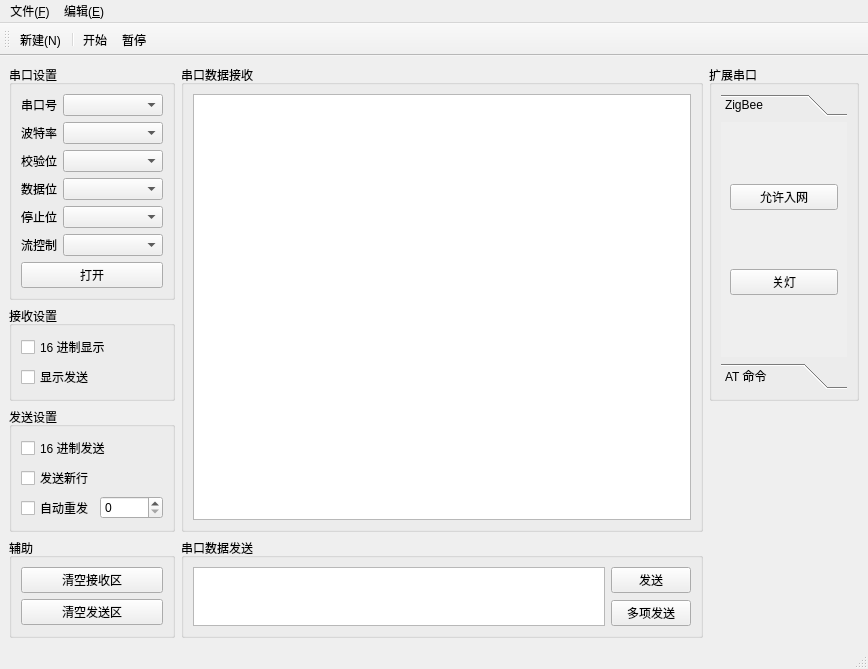
<?xml version="1.0" encoding="UTF-8"?>
<ui version="4.0">
 <class>UartDebug</class>
 <widget class="QMainWindow" name="UartDebug">
  <property name="geometry">
   <rect>
    <x>0</x>
    <y>0</y>
    <width>868</width>
    <height>636</height>
   </rect>
  </property>
  <property name="windowTitle">
   <string>MainWindow</string>
  </property>
  <widget class="QWidget" name="centralwidget">
   <layout class="QGridLayout" name="gridLayout_4">
    <item row="0" column="0">
     <widget class="QGroupBox" name="groupBox">
      <property name="maximumSize">
       <size>
        <width>16777215</width>
        <height>300</height>
       </size>
      </property>
      <property name="title">
       <string>串口设置</string>
      </property>
      <layout class="QGridLayout" name="gridLayout_2">
       <item row="2" column="0">
        <layout class="QHBoxLayout" name="horizontalLayout_3">
         <item>
          <widget class="QLabel" name="label_3">
           <property name="text">
            <string>校验位</string>
           </property>
          </widget>
         </item>
         <item>
          <widget class="QComboBox" name="DPaityCmb">
           <property name="minimumSize">
            <size>
             <width>100</width>
             <height>0</height>
            </size>
           </property>
          </widget>
         </item>
        </layout>
       </item>
       <item row="4" column="0">
        <layout class="QHBoxLayout" name="horizontalLayout_5">
         <item>
          <widget class="QLabel" name="label_6">
           <property name="text">
            <string>停止位</string>
           </property>
          </widget>
         </item>
         <item>
          <widget class="QComboBox" name="StopBCmb">
           <property name="minimumSize">
            <size>
             <width>100</width>
             <height>0</height>
            </size>
           </property>
          </widget>
         </item>
        </layout>
       </item>
       <item row="5" column="0">
        <layout class="QHBoxLayout" name="horizontalLayout_6">
         <item>
          <widget class="QLabel" name="label_5">
           <property name="text">
            <string>流控制</string>
           </property>
          </widget>
         </item>
         <item>
          <widget class="QComboBox" name="FlowCtrlCmb">
           <property name="minimumSize">
            <size>
             <width>100</width>
             <height>0</height>
            </size>
           </property>
          </widget>
         </item>
        </layout>
       </item>
       <item row="1" column="0">
        <layout class="QHBoxLayout" name="horizontalLayout_2">
         <item>
          <widget class="QLabel" name="label_2">
           <property name="text">
            <string>波特率</string>
           </property>
          </widget>
         </item>
         <item>
          <widget class="QComboBox" name="baudRCmb">
           <property name="sizePolicy">
            <sizepolicy hsizetype="Preferred" vsizetype="Fixed">
             <horstretch>0</horstretch>
             <verstretch>0</verstretch>
            </sizepolicy>
           </property>
           <property name="minimumSize">
            <size>
             <width>100</width>
             <height>0</height>
            </size>
           </property>
          </widget>
         </item>
        </layout>
       </item>
       <item row="6" column="0">
        <widget class="QPushButton" name="OnOffBtn">
         <property name="text">
          <string>打开</string>
         </property>
        </widget>
       </item>
       <item row="0" column="0">
        <layout class="QHBoxLayout" name="horizontalLayout">
         <item>
          <widget class="QLabel" name="label">
           <property name="text">
            <string>串口号</string>
           </property>
          </widget>
         </item>
         <item>
          <widget class="QComboBox" name="PortNumCmb">
           <property name="sizePolicy">
            <sizepolicy hsizetype="Preferred" vsizetype="Fixed">
             <horstretch>0</horstretch>
             <verstretch>0</verstretch>
            </sizepolicy>
           </property>
           <property name="minimumSize">
            <size>
             <width>100</width>
             <height>0</height>
            </size>
           </property>
           <property name="maximumSize">
            <size>
             <width>1</width>
             <height>16777215</height>
            </size>
           </property>
          </widget>
         </item>
        </layout>
       </item>
       <item row="3" column="0">
        <layout class="QHBoxLayout" name="horizontalLayout_4">
         <item>
          <widget class="QLabel" name="label_4">
           <property name="text">
            <string>数据位</string>
           </property>
          </widget>
         </item>
         <item>
          <widget class="QComboBox" name="DataBCmb">
           <property name="minimumSize">
            <size>
             <width>100</width>
             <height>0</height>
            </size>
           </property>
          </widget>
         </item>
        </layout>
       </item>
      </layout>
     </widget>
    </item>
    <item row="0" column="2" rowspan="2">
     <widget class="QGroupBox" name="groupBox_6">
      <property name="maximumSize">
       <size>
        <width>150</width>
        <height>16777215</height>
       </size>
      </property>
      <property name="title">
       <string>扩展串口</string>
      </property>
      <layout class="QVBoxLayout" name="verticalLayout_3">
       <item>
        <widget class="QToolBox" name="toolBox">
         <property name="currentIndex">
          <number>0</number>
         </property>
         <widget class="QWidget" name="page">
          <property name="geometry">
           <rect>
            <x>0</x>
            <y>0</y>
            <width>126</width>
            <height>196</height>
           </rect>
          </property>
          <attribute name="label">
           <string>ZigBee</string>
          </attribute>
          <layout class="QVBoxLayout" name="verticalLayout_2">
           <item>
            <widget class="QPushButton" name="permitJoinBtn">
             <property name="text">
              <string>允许入网</string>
             </property>
            </widget>
           </item>
           <item>
            <widget class="QPushButton" name="lightOFF">
             <property name="text">
              <string>关灯</string>
             </property>
            </widget>
           </item>
          </layout>
         </widget>
         <widget class="QWidget" name="page_2">
          <property name="geometry">
           <rect>
            <x>0</x>
            <y>0</y>
            <width>126</width>
            <height>196</height>
           </rect>
          </property>
          <attribute name="label">
           <string>AT 命令</string>
          </attribute>
         </widget>
        </widget>
       </item>
      </layout>
     </widget>
    </item>
    <item row="1" column="0">
     <widget class="QGroupBox" name="groupBox_4">
      <property name="maximumSize">
       <size>
        <width>16777215</width>
        <height>100</height>
       </size>
      </property>
      <property name="title">
       <string>接收设置</string>
      </property>
      <layout class="QVBoxLayout" name="verticalLayout_5">
       <item>
        <widget class="QCheckBox" name="HexReceiveBtn">
         <property name="text">
          <string>16 进制显示</string>
         </property>
        </widget>
       </item>
       <item>
        <widget class="QCheckBox" name="viewSendBtn">
         <property name="text">
          <string>显示发送</string>
         </property>
        </widget>
       </item>
      </layout>
     </widget>
    </item>
    <item row="3" column="0">
     <widget class="QGroupBox" name="groupBox_7">
      <property name="maximumSize">
       <size>
        <width>16777215</width>
        <height>100</height>
       </size>
      </property>
      <property name="title">
       <string>辅助</string>
      </property>
      <layout class="QVBoxLayout" name="verticalLayout_4">
       <item>
        <widget class="QPushButton" name="ClearRecvBtn">
         <property name="text">
          <string>清空接收区</string>
         </property>
        </widget>
       </item>
       <item>
        <widget class="QPushButton" name="ClearSendBtn">
         <property name="text">
          <string>清空发送区</string>
         </property>
        </widget>
       </item>
      </layout>
     </widget>
    </item>
    <item row="2" column="0">
     <widget class="QGroupBox" name="groupBox_5">
      <property name="maximumSize">
       <size>
        <width>16777215</width>
        <height>150</height>
       </size>
      </property>
      <property name="title">
       <string>发送设置</string>
      </property>
      <layout class="QGridLayout" name="gridLayout_5">
       <item row="0" column="0">
        <widget class="QCheckBox" name="HexSendBtn">
         <property name="text">
          <string>16 进制发送</string>
         </property>
        </widget>
       </item>
       <item row="1" column="0">
        <layout class="QVBoxLayout" name="verticalLayout">
         <item>
          <widget class="QCheckBox" name="SendNewLineBtn">
           <property name="text">
            <string>发送新行</string>
           </property>
          </widget>
         </item>
         <item>
          <layout class="QHBoxLayout" name="horizontalLayout_7">
           <item>
            <widget class="QCheckBox" name="autoResendBtn">
             <property name="text">
              <string>自动重发</string>
             </property>
            </widget>
           </item>
           <item>
            <widget class="QSpinBox" name="resendTimer">
             <property name="maximum">
              <number>99999</number>
             </property>
            </widget>
           </item>
          </layout>
         </item>
        </layout>
       </item>
      </layout>
     </widget>
    </item>
    <item row="0" column="1" rowspan="3">
     <widget class="QGroupBox" name="groupBox_2">
      <property name="title">
       <string>串口数据接收</string>
      </property>
      <layout class="QGridLayout" name="gridLayout">
       <item row="0" column="0">
        <widget class="QTextEdit" name="RecvDataEdt"/>
       </item>
      </layout>
     </widget>
    </item>
    <item row="3" column="1">
     <widget class="QGroupBox" name="groupBox_3">
      <property name="maximumSize">
       <size>
        <width>16777215</width>
        <height>100</height>
       </size>
      </property>
      <property name="title">
       <string>串口数据发送</string>
      </property>
      <layout class="QGridLayout" name="gridLayout_3">
       <item row="0" column="1">
        <widget class="QPushButton" name="SendBtn">
         <property name="text">
          <string>发送</string>
         </property>
        </widget>
       </item>
       <item row="1" column="1">
        <widget class="QPushButton" name="multiSendBtn">
         <property name="text">
          <string>多项发送</string>
         </property>
        </widget>
       </item>
       <item row="0" column="0" rowspan="2">
        <widget class="QTextEdit" name="SendDataEdt"/>
       </item>
      </layout>
     </widget>
    </item>
   </layout>
  </widget>
  <widget class="QMenuBar" name="menubar">
   <property name="geometry">
    <rect>
     <x>0</x>
     <y>0</y>
     <width>868</width>
     <height>26</height>
    </rect>
   </property>
   <widget class="QMenu" name="menu_F">
    <property name="title">
     <string>文件(&amp;F)</string>
    </property>
    <addaction name="action_New"/>
    <addaction name="separator"/>
    <addaction name="action_Exit"/>
   </widget>
   <widget class="QMenu" name="menu_E">
    <property name="title">
     <string>编辑(&amp;E)</string>
    </property>
    <addaction name="action_Play"/>
    <addaction name="action_Pause"/>
   </widget>
   <addaction name="menu_F"/>
   <addaction name="menu_E"/>
  </widget>
  <widget class="QStatusBar" name="statusbar"/>
  <widget class="QToolBar" name="toolBar">
   <property name="windowTitle">
    <string>toolBar</string>
   </property>
   <attribute name="toolBarArea">
    <enum>TopToolBarArea</enum>
   </attribute>
   <attribute name="toolBarBreak">
    <bool>false</bool>
   </attribute>
   <addaction name="action_New"/>
   <addaction name="separator"/>
   <addaction name="action_Play"/>
   <addaction name="action_Pause"/>
  </widget>
  <action name="action_New">
   <property name="icon">
    <iconset resource="images.qrc">
     <normaloff>:/myImages/images/filenew.png</normaloff>:/myImages/images/filenew.png</iconset>
   </property>
   <property name="text">
    <string>新建(&amp;N)</string>
   </property>
   <property name="statusTip">
    <string/>
   </property>
   <property name="shortcut">
    <string>Ctrl+N</string>
   </property>
  </action>
  <action name="action_Exit">
   <property name="icon">
    <iconset resource="images.qrc">
     <normaloff>:/myImages/images/exit.png</normaloff>:/myImages/images/exit.png</iconset>
   </property>
   <property name="text">
    <string>退出(&amp;X)</string>
   </property>
   <property name="shortcut">
    <string>Ctrl+X</string>
   </property>
  </action>
  <action name="action_Play">
   <property name="icon">
    <iconset resource="images.qrc">
     <normaloff>:/myImages/images/gtk-media-play-ltr.png</normaloff>:/myImages/images/gtk-media-play-ltr.png</iconset>
   </property>
   <property name="text">
    <string>开始</string>
   </property>
  </action>
  <action name="action_Pause">
   <property name="icon">
    <iconset resource="images.qrc">
     <normaloff>:/myImages/images/gtk-media-pause.png</normaloff>:/myImages/images/gtk-media-pause.png</iconset>
   </property>
   <property name="text">
    <string>暂停</string>
   </property>
  </action>
 </widget>
 <resources>
  <include location="images.qrc"/>
 </resources>
 <connections/>
</ui>
